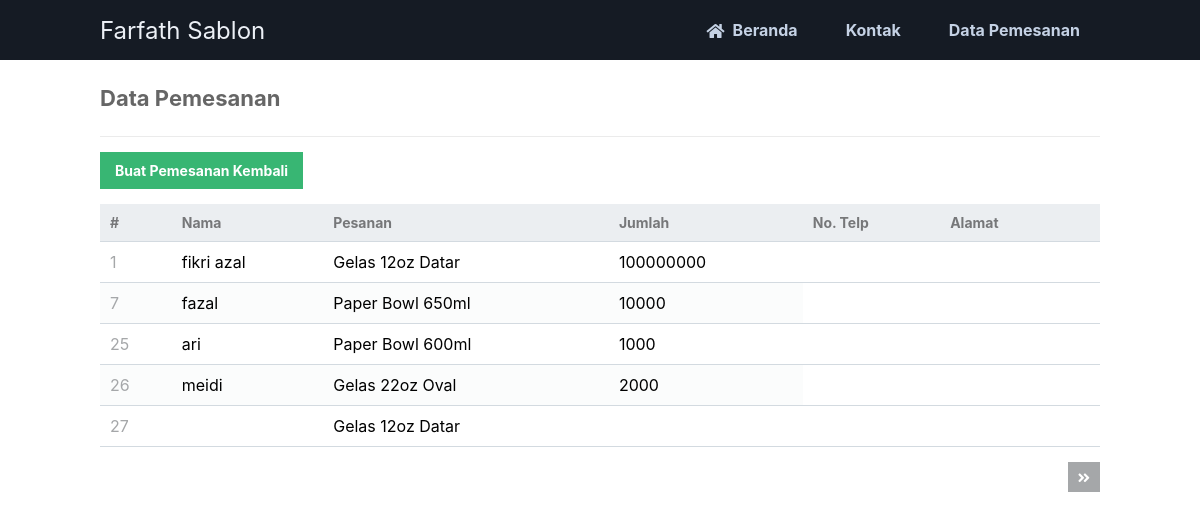
/read_user.php, run on the app's committed database.
### tables this page shows
CREATE TABLE `pemesanan` (
  `id` int(11) NOT NULL,
  `nama` varchar(50) NOT NULL,
  `pesanan` varchar(50) NOT NULL,
  `jumlah` varchar(50) NOT NULL,
  `notelp` varchar(20) NOT NULL,
  `alamat` varchar(100) NOT NULL
);

### read_user.php (the view, shortened to what this page needs)
<?php
include 'functions_user.php';
$pdo = pdo_connect_mysql();
$page = isset($_GET['page']) && is_numeric($_GET['page']) ? (int)$_GET['page'] : 1;
$records_per_page = 5;
$stmt = $pdo->prepare('SELECT * FROM pemesanan ORDER BY id LIMIT :current_page, :record_per_page');
$stmt->bindValue(':current_page', ($page-1)*$records_per_page, PDO::PARAM_INT);
$stmt->bindValue(':record_per_page', $records_per_page, PDO::PARAM_INT);
$stmt->execute();
$contacts = $stmt->fetchAll(PDO::FETCH_ASSOC);
$num_contacts = $pdo->query('SELECT COUNT(*) FROM pemesanan')->fetchColumn();
?>
<?=template_header('Read')?>
<div class="content read">
	<h2>Data Pemesanan</h2>
	<a href="create_user.php" class="create-contact">Buat Pemesanan Kembali</a>
	<table>
        <thead>
            <tr>
                <td>#</td>
                <td>Nama</td>
                <td>Pesanan</td>
                <td>Jumlah</td>
                <td>No. Telp</td>
                <td>Alamat</td>
                <td></td>
            </tr>
        </thead>
        <tbody>
            <?php foreach ($contacts as $contact): ?>
            <tr>
                <td><?=$contact['id']?></td>
                <td><?=$contact['nama']?></td>
                <td><?=$contact['pesanan']?></td>
                <td><?=$contact['jumlah']?></td>
            </tr>
            <?php endforeach; ?>
        </tbody>
    </table>
	<div class="pagination">
		<?php if ($page*$records_per_page < $num_contacts): ?>
		<a href="read_user.php?page=<?=$page+1?>"><i class="fas fa-angle-double-right fa-sm"></i></a>
		<?php endif; ?>
	</div>
</div>
<?=template_footer()?>

### style.css (style rules this page uses)
* { box-sizing: border-box; font-family: -apple-system, BlinkMacSystemFont, "segoe ui", roboto, oxygen, ubuntu, cantarell, "fira sans", "droid sans", "helvetica neue", Arial, sans-serif; font-size: 16px; -webkit-font-smoothing: antialiased; -moz-osx-font-smoothing: grayscale; }
body { background-color: #FFFFFF; margin: 0; }
.content { width: 1000px; margin: 0 auto; }
.content h2 { margin: 0; padding: 25px 0; font-size: 22px; border-bottom: 1px solid #ebebeb; color: #666666; }
.read .create-contact { display: inline-block; text-decoration: none; background-color: #38b673; font-weight: bold; font-size: 14px; color: #FFFFFF; padding: 10px 15px; margin: 15px 0; }
.read .pagination { display: flex; justify-content: flex-end; }
.read .pagination a { display: inline-block; text-decoration: none; background-color: #a5a7a9; font-weight: bold; color: #FFFFFF; padding: 5px 10px; margin: 15px 0 15px 5px; }
.read table { width: 100%; padding-top: 30px; border-collapse: collapse; }
.read table thead { background-color: #ebeef1; border-bottom: 1px solid #d3dae0; }
.read table thead td { padding: 10px; font-weight: bold; color: #767779; font-size: 14px; }
.read table tbody tr { border-bottom: 1px solid #d3dae0; }
.read table tbody tr:nth-child(even) { background-color: #fbfcfc; }
.read table tbody tr td { padding: 10px; }
.read table tbody tr td:nth-child(1) { color: #a5a7a9; }

### data on the page
pemesanan: id "1", nama "fikri azal", pesanan "Gelas 12oz Datar", jumlah "100000000"
pemesanan: id "7", nama "fazal", pesanan "Paper Bowl 650ml", jumlah "10000"
pemesanan: id "25", nama "ari", pesanan "Paper Bowl 600ml", jumlah "1000"
pemesanan: id "26", nama "meidi", pesanan "Gelas 22oz Oval", jumlah "2000"
pemesanan: id "27", pesanan "Gelas 12oz Datar"
